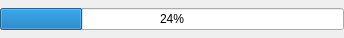
<?xml version="1.0" encoding="UTF-8"?>
<ui version="4.0">
 <class>Form</class>
 <widget class="QWidget" name="Form">
  <property name="geometry">
   <rect>
    <x>0</x>
    <y>0</y>
    <width>344</width>
    <height>38</height>
   </rect>
  </property>
  <property name="sizePolicy">
   <sizepolicy hsizetype="Preferred" vsizetype="Fixed">
    <horstretch>0</horstretch>
    <verstretch>0</verstretch>
   </sizepolicy>
  </property>
  <property name="minimumSize">
   <size>
    <width>0</width>
    <height>38</height>
   </size>
  </property>
  <property name="maximumSize">
   <size>
    <width>16777215</width>
    <height>38</height>
   </size>
  </property>
  <property name="windowTitle">
   <string>Form</string>
  </property>
  <layout class="QHBoxLayout" name="horizontalLayout">
   <property name="margin">
    <number>0</number>
   </property>
   <item>
    <widget class="QProgressBar" name="horizontalSlider">
     <property name="value">
      <number>24</number>
     </property>
    </widget>
   </item>
  </layout>
 </widget>
 <resources/>
 <connections/>
</ui>
